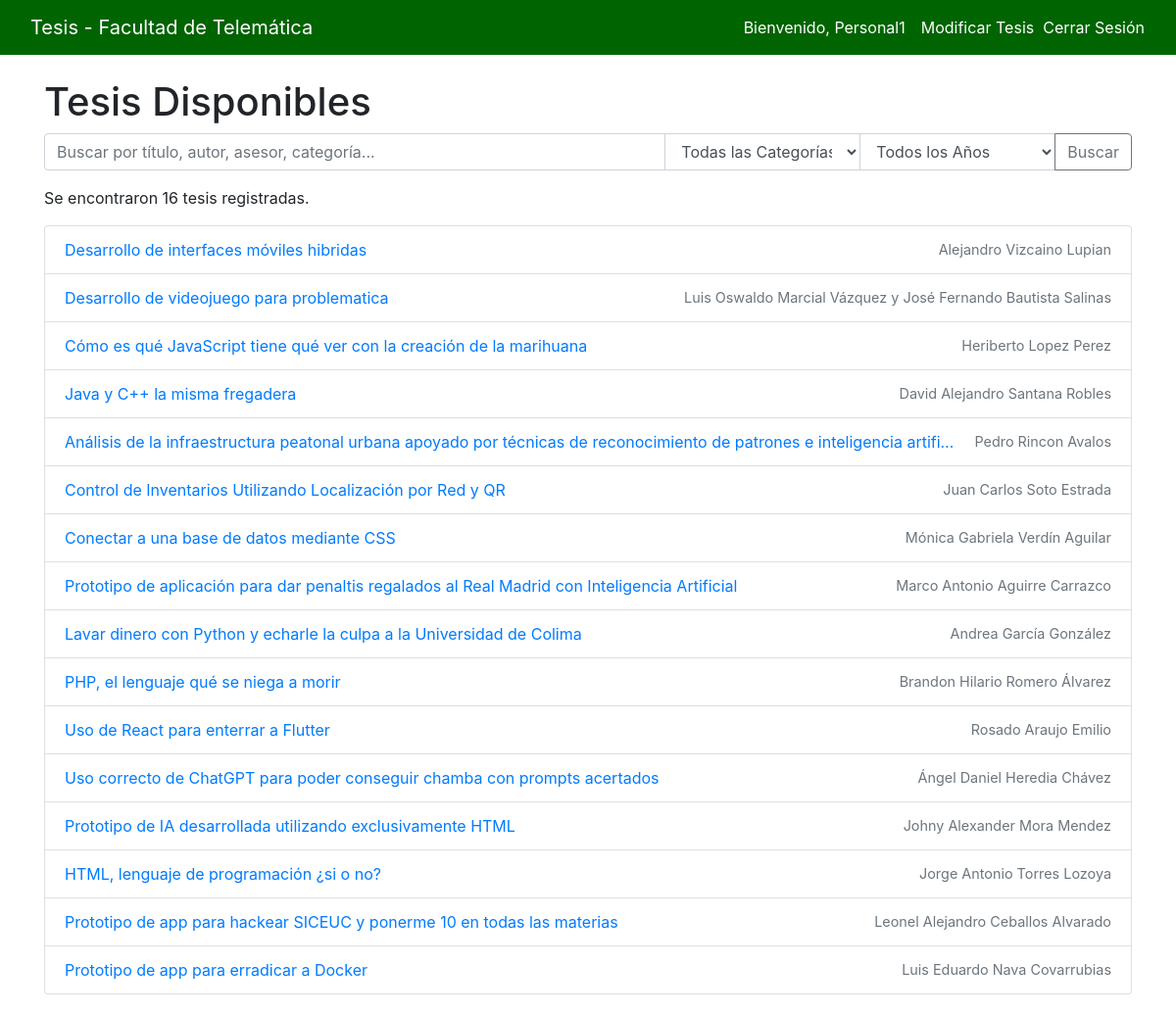
The page /theses/ (signed in) on the database its author committed.
### tesis/models.py (models this page shows, shortened)
class Thesis(models.Model):
    CATEGORY_CHOICES = [
        ('programacion', 'Programación'),
        ('redes', 'Redes'),
        ('seguridad', 'Seguridad'),
        ('iot', 'IoT'),
        ('big_data', 'Big Data'),
        ('inteligencia_artificial', 'Inteligencia Artificial'),
    ]
    title = models.CharField(max_length=255)
    author = models.CharField(max_length=255)
    advisor = models.CharField(max_length=255)
    co_advisor = models.CharField(max_length=255, blank=True, null=True)
    year = models.IntegerField()
    category = models.CharField(max_length=50, choices=CATEGORY_CHOICES)
    summary = models.TextField()
    pdf = models.FileField(upload_to='theses/')
    visible = models.BooleanField(default=True)
    uploaded_by = models.ForeignKey(User, on_delete=models.CASCADE, default=1)  # Suponiendo que el ID del usuario administrador es 1

### tesis/views.py (the view, shortened to what this page needs)
# urls.py: path('theses/', views.visitor_view_theses, name='visitor_view_theses'),
def visitor_view_theses(request):
    query = request.GET.get('q')
    category = request.GET.get('category')
    year = request.GET.get('year')
    theses = Thesis.objects.filter(visible=True)
    if category and category != 'all':
        theses = theses.filter(category=category)
    if year and year != 'all':
        theses = theses.filter(year=year)
    categories = Thesis.objects.values_list('category', flat=True).distinct()
    years = Thesis.objects.values_list('year', flat=True).distinct().order_by('year')
    return render(request, 'tesis/visitor_view.html', {'theses': theses, 'categories': categories, 'years': years, 'selected_category': category, 'selected_year': year})

### tesis/templates/tesis/visitor_view.html (shortened to what this page needs)
{% load static %}
<!DOCTYPE html>
<html lang="es">
<head>
    <link rel="stylesheet" href="https://stackpath.bootstrapcdn.com/bootstrap/4.5.2/css/bootstrap.min.css">
    <link rel="stylesheet" href="{% static 'css/styles.css' %}">
</head>
<body>
    <nav class="navbar navbar-expand-lg navbar-custom mb-4 w-100">
        <div class="container-fluid">
            <a class="navbar-brand" href="{% url 'tesis:home' %}">Tesis - Facultad de Telemática</a>
            <div class="collapse navbar-collapse" id="navbarNav">
                <ul class="navbar-nav ml-auto">
                    {% if user.is_authenticated %}
                        <li class="nav-item">
                            <span class="nav-link">Bienvenido, {{ user.username }}</span>
                        </li>
                        <li class="nav-item">
                            <a class="nav-link" href="{% url 'tesis:upload_thesis' %}">Modificar Tesis</a>
                        </li>
                        <li class="nav-item">
                            <form method="post" action="{% url 'logout' %}" class="form-inline">
                                <button type="submit" class="btn btn-link nav-link" style="padding: 0;">Cerrar Sesión</button>
                            </form>
                        </li>
                    {% else %}
                        <li class="nav-item">
                            <a class="nav-link" href="{% url 'login' %}">Iniciar Sesión</a>
                        </li>
                    {% endif %}
                </ul>
            </div>
        </div>
    </nav>
    <div class="container">
        <h1>Tesis Disponibles</h1>
        <form method="get" action="{% url 'tesis:visitor_view_theses' %}">
            <div class="input-group mb-3">
                <input type="text" name="q" class="form-control" placeholder="Buscar por título, autor, asesor, categoría..." value="{{ request.GET.q }}">
                <select name="category" class="form-control filter-select">
                    <option value="all" {% if not selected_category or selected_category == 'all' %}selected{% endif %}>Todas las Categorías</option>
                </select>
                <select name="year" class="form-control filter-select">
                    <option value="all" {% if not selected_year or selected_year == 'all' %}selected{% endif %}>Todos los Años</option>
                </select>
                <div class="input-group-append">
                    <button class="btn btn-outline-secondary" type="submit">Buscar</button>
                </div>
            </div>
        </form>
        <p>Se encontraron {{ theses|length }} tesis registradas.</p>
        <ul class="list-group">
            {% if theses %}
                {% for thesis in theses %}
                    <li class="list-group-item thesis-item">
                        <a href="{% url 'tesis:thesis_detail' thesis.id %}" class="thesis-title">{{ thesis.title }}</a>
                        <span class="thesis-author">{{ thesis.author }}</span>
                    </li>
                {% endfor %}
            {% else %}
                <li class="list-group-item">No hay tesis disponibles.</li>
            {% endif %}
        </ul>
    </div>
</body>
</html>

### static/css/styles.css (style rules this page uses)
.navbar-custom { background-color: #006400; }
.navbar-custom .navbar-brand, .navbar-custom .nav-link { color: #ffffff; }

### tesis/templates/tesis/visitor_view.html (style rules this page uses)
.navbar-nav .nav-item { display: flex; align-items: center; }
.navbar-nav .nav-link { display: flex; align-items: center; }
.filter-select { max-width: 200px; }
.thesis-item { display: flex; justify-content: space-between; align-items: center; white-space: nowrap; overflow: hidden; text-overflow: ellipsis; }
.thesis-title { flex: 1; margin-right: 10px; white-space: nowrap; overflow: hidden; text-overflow: ellipsis; }
.thesis-author { font-size: 0.9em; color: #6c757d; white-space: nowrap; margin-left: 10px; }
.list-group { padding-bottom: 20px; }

### rows shown on the page
Thesis: title "Desarrollo de interfaces móviles hibridas", author "Alejandro Vizcaino Lupian"
Thesis: title "Desarrollo de videojuego para problematica", author "Luis Oswaldo Marcial Vázquez y José Fernando Bautista Salinas"
Thesis: title "Cómo es qué JavaScript tiene qué ver con la creación de la marihuana", author "Heriberto Lopez Perez"
Thesis: title "Java y C++ la misma fregadera", author "David Alejandro Santana Robles"
Thesis: title "Análisis de la infraestructura peatonal urbana apoyado por técnicas de reconocimiento de patrones e inteligencia artifi…", author "Pedro Rincon Avalos"
Thesis: title "Control de Inventarios Utilizando Localización por Red y QR", author "Juan Carlos Soto Estrada"
Thesis: title "Conectar a una base de datos mediante CSS", author "Mónica Gabriela Verdín Aguilar"
Thesis: title "Prototipo de aplicación para dar penaltis regalados al Real Madrid con Inteligencia Artificial", author "Marco Antonio Aguirre Carrazco"
Thesis: title "Lavar dinero con Python y echarle la culpa a la Universidad de Colima", author "Andrea García González"
Thesis: title "PHP, el lenguaje qué se niega a morir", author "Brandon Hilario Romero Álvarez"
Thesis: title "Uso de React para enterrar a Flutter", author "Rosado Araujo Emilio"
Thesis: title "Uso correcto de ChatGPT para poder conseguir chamba con prompts acertados", author "Ángel Daniel Heredia Chávez"
Thesis: title "Prototipo de IA desarrollada utilizando exclusivamente HTML", author "Johny Alexander Mora Mendez"
Thesis: title "HTML, lenguaje de programación ¿si o no?", author "Jorge Antonio Torres Lozoya"
Thesis: title "Prototipo de app para hackear SICEUC y ponerme 10 en todas las materias", author "Leonel Alejandro Ceballos Alvarado"
Thesis: title "Prototipo de app para erradicar a Docker", author "Luis Eduardo Nava Covarrubias"

### other values the page prints
{{ user.username }} "Personal1"
{{ theses|length }} "16"
